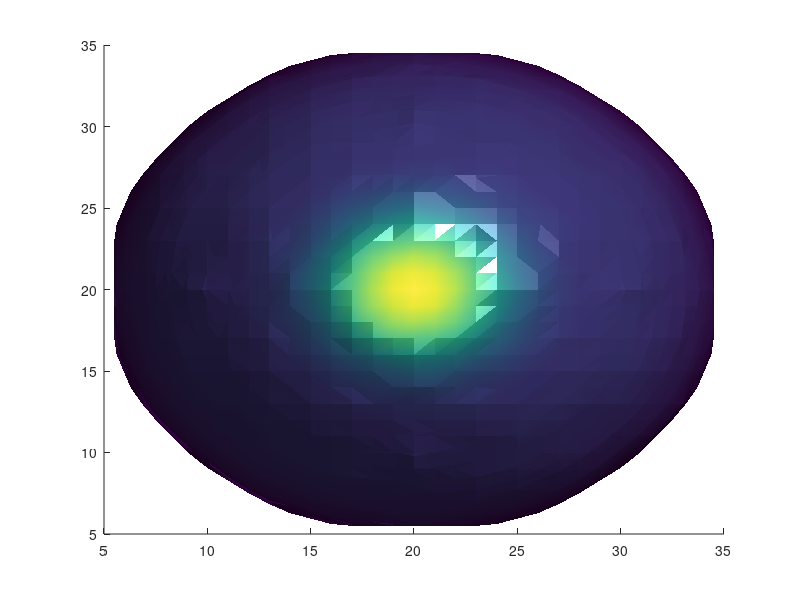

Here is the MATLAB script that generated this plot: (Note: this script raises an error after producing the figure.)
Nx=40;
Ny=40;
Nz=70;
R=15;

% load initial
% u0=uout+ues; v0=vout+ves; w0=wout+wes; x0=xout+xes;
fi=ones(Nx,Ny,Nz);
 r = zeros(Nx,Ny,Nz);
% 
% %ancho=2;
for i=1:Nx
    for j=1:Ny
        for k=1:Nz
            r(i,j,k)=sqrt((i-Nx/2)^2+(j-Ny/2)^2+(k)^2);
            if r(i,j,k)>=R
            fi(i,j,k)=-1;
            end
        end
   
   end
end

% for i = 20:30
%    for j = 20:30
%       for k = 15:45
%          %fi(i,j,k) = -1;
%          f = rand(1);
%         if f <= 0.5
%             fi(i,j,k) = -1;
%         end
%       end
%    end
% end
% for i = 10:30
%     for j = 10:30
%        for k = 25:45
%           fi(i,j,k) = -1; 
%        end
%     end
% end

    %R = 9;
    N = 0;
    [X,Y,Z]=meshgrid(1:Nx,1:Ny,1:Nz);
        %teta=atan2((Y-Ny/2),(X-Nx/2));
        %rad=sqrt((X-Nx/2+.5).^2+(Y-Ny/2+.5).^2);
        %u=1.5*exp(-((X-Nx/3-.5).^2+(Y-Ny/3-.5).^2+(Z-13.5).^2)/50);
        %u=2.5*rad.*(cos(teta*N)+sin(teta*N)).*(Z/Nz)/max(max(max(rad)))+(exp(-((-X+Nx/2-.5).^2+(-Y+Ny/2-.5).^2+(-Z+R+14).^2)/80));
        %u=-2.5*rad.*(cos(teta*N)+sin(teta*N)).*(Z/Nz)/max(max(max(rad)))+(exp(-((X-Nx/2).^2+(Y-Ny/2).^2+(Z-R+14).^2)/50));
        %u=2.5*rand(Nx,Ny,Nz);
        %u = 0.2*(rand(Nx,Ny,Nz)-.5);
        %u=.1*u+.2*(rand(Nx,Ny,Nz)-.5);
   %filotaxia
        tetar=0;   % X rotation
        fir=0;     % Z rotation
        RX=(X)*cos(fir)-(Y)*sin(fir)*cos(tetar)+(Z)*sin(fir)*sin(tetar);
        RY=(X)*sin(fir)+(Y)*cos(fir)*cos(tetar)-(Z)*cos(fir)*sin(tetar);
        RZ=(Y)*sin(tetar)+(Z)*cos(tetar);
        teta=atan2((RY-Ny/2),(RX-Nx/2));
        rad=sqrt((RX-Nx/2+.25).^2+(RY-Ny/2+.25).^2);
        u=2.5*rad.*(cos(teta*N)+sin(teta*N)).*(RZ/Nz)/max(max(max(rad)))+(exp(-((RX-Nx/2).^2+(RY-Ny/2).^2+(RZ-(R+2)).^2)/20));
        u0=sum(sum(sum(u)))/Nx/Ny/Nz;
        
        
%     u = zeros(Nx,Ny,Nz);
%     
%      for i=1:Nx
%          for j=1:Ny
%              for k=1:Nz
%                  u(i,j,k)=0.05*(1.5*exp(-((i-Nx/2-0.5)^2+(j-Ny/2-0.5)^2+(k-13-0.5)^2)/200)-0.1);%primera prueba
%              end
%          end
%      end

% fix0(:,:)=fi(Nx/2,:,:);
% 
% figure(1)
% clf
%     ux(:,:)=u(:,Ny/2,:);
%     %vx(:,:)=v(:,Ny/2,:);
%     fix(:,:)=fi(Nx/2,:,:);
% clf
% hold on
% mesh(ux,'FaceAlpha',0.5),shading interp,  view(-36,18)
% %mesh(fix,'FaceColor','none')
% hold off
% 
% % %%
%       figure(2)
%      clf
% [x,y,z] = meshgrid(1:1:Ny,1:1:Nx,1:1:Nz);
% xslice = [Nx/2-R:R:Nx/2+R,Nx/2-R:R:Nx/2+R];yslice = [Ny/2-R:R:Ny/2+R,Ny/2-R:R:Ny/2+R]; zslice = [0:3:R,0:3:R];
% p3=slice(x,y,z,u,xslice,yslice,zslice);
% set(p3,'FaceColor','flat','EdgeColor','none','FaceAlpha',0.1);
% rs=max(abs(max(max(max(u)))),abs(min(min(min(u)))));
% 
% axis equal, view(74,18), 
% set(gca,'CLim',[-rs,rs])
% colorbar;
% %%
    figure(4)
    
%     u = smooth3(u,'box',3); 
    clf
       
    %cdata = smooth3((u-min(min(min(u))))./(max(max(max(u)))-min(min(min(u)))),'box',5);
       cdata = smooth3(u,'box',3);
    fim = smooth3(fi,'box',3);
    p4=patch(isosurface(fim,0));
    isonormals(fim,p4);
    isocolors(cdata,p4);
    set(p4,'FaceColor','interp','EdgeColor','none'),
    camlight, lighting phong
    axis equal, axis off, 
    axis([1 Nx 1 Ny 1 Nz]),
    colormap jet
    light
material metal
    colorbar
%view(-15,40)
view(13,12)


%     figure(4)
%     fix(:,:)=fi(:,Ny/2,:);
%     contour(fix,[0 0],'k')
%     hold on
%     contour(fix0,[0 0],'r')
%     axis equal
%     %getframe(gcf);
%     hold off
